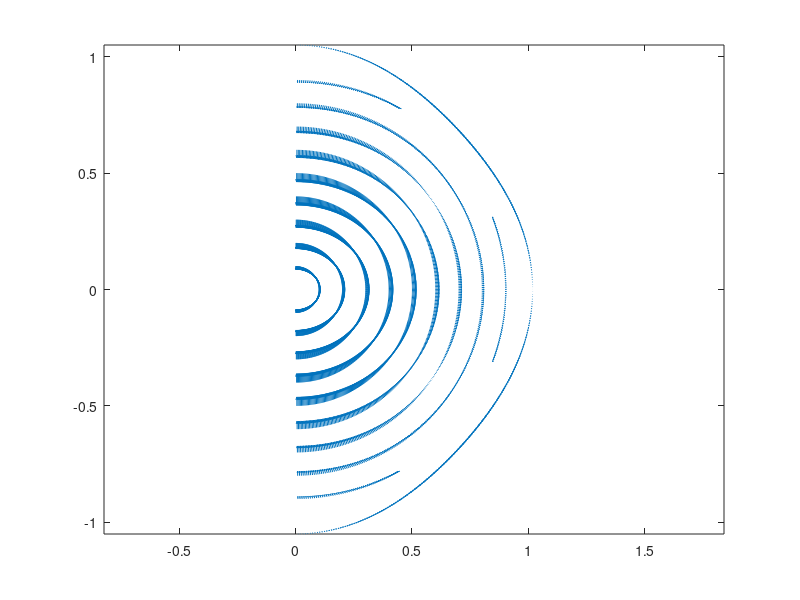
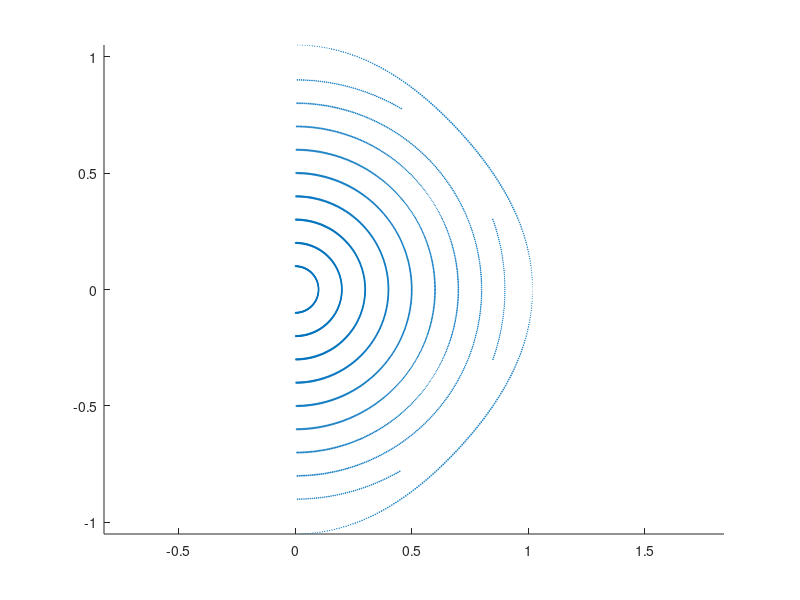

Source code (MATLAB) for these figures, in order:
clear

polVel = dlmread('InitialValues/polarVelCase5.txt');
radVel = dlmread('InitialValues/radialVelCase5.txt');

rS = polVel(:,1);
tS = polVel(:,2);
I = length(tS);

x = zeros(I,1);
z = zeros(I,1);
Vx = zeros(I,1);
Vz = zeros(I,1);
mV = zeros(I,1);

thetaErr = 0;
for i = 1:I
    theta = tS(i);
    radius = rS(i);
    
    %vr = -abs(polVel(i,3));
    vr = radVel(i,3);
    vt = polVel(i,3);
        
    x(i) = sin(theta)*radius;
    z(i) = cos(theta)*radius;
    theta_rec(i) = atan2(x(i),z(i));
    
    thetaErr = thetaErr + abs(theta - theta_rec(i));
    
    % what I think:
    %Vx(i) = sin(theta)*vr + cos(theta)*vt;
    %Vz(i) = -cos(theta)*vr + sin(theta)*vt ;
    
    % dino zrnic
%     Vx(i) = vr*sin(theta) + vt*cos(theta);
%     Vz(i) = vr*cos(theta) - vt*sin(theta); 

    Vx(i) = vr*sin(theta) + vt*cos(theta);
    Vz(i) = vr*cos(theta) - vt*sin(theta); 

    mV(i) = sqrt(vr^2 + vt^2);
end

figure
quiver(x, z, Vx, Vz);
axis equal

max(abs(Vx))
max(abs(Vz))

%plot(1:I,tS,'+',1:I,theta_rec,'o')

figure
scatter(x, z, mV)
axis equal
